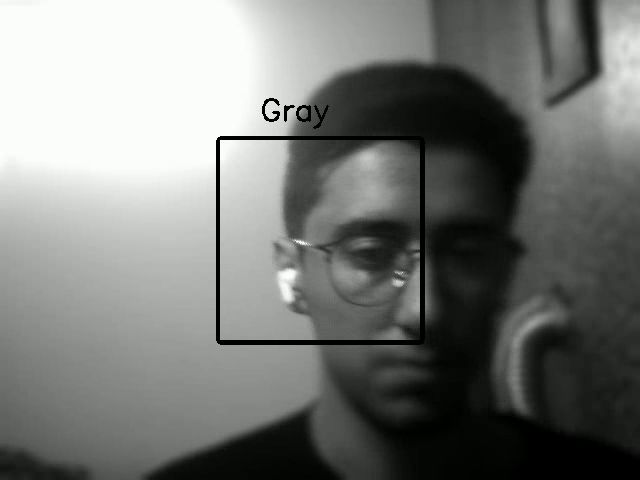
#> input picture frame 53 of media/detector.mp4, 640 x 480 px, given in place of the camera
$ python detector.py
#> lines starting #> are read from the running program, lines starting #| are printed output that depends on the picture
import cv2
import numpy as np

cap = cv2.VideoCapture(0)
_, frame = cap.read()
#> frame is the input picture: shape (480, 640, 3); mean B, G, R 118.2, 121.1, 119.1
frame = cv2.cvtColor(frame, cv2.COLOR_BGR2GRAY)
#> frame: shape (480, 640)
rows, cols = frame.shape
#> rows = 480; cols = 640

writer = cv2.VideoWriter('media\detector.mp4',
                         cv2.VideoWriter_fourcc(*'mp4v'), 10, (cols, rows))

while True:
    _, frame_org = cap.read()
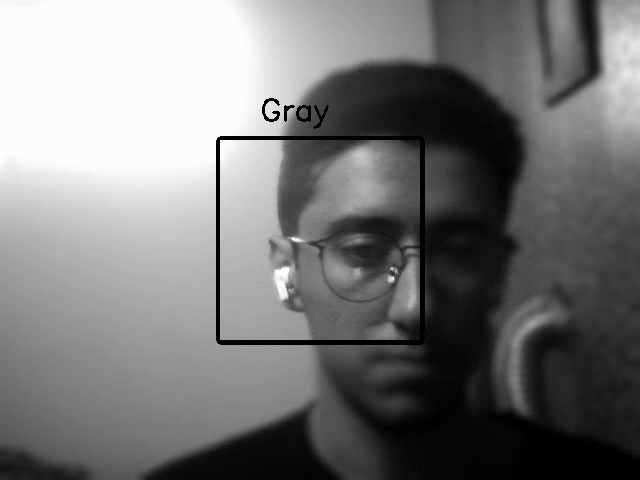
#> input picture frame 54 of media/detector.mp4, 640 x 480 px, given in place of the camera
#> frame_org is the input picture: shape (480, 640, 3); mean B, G, R 118, 120.9, 119
    frame_org = cv2.cvtColor(frame_org, cv2.COLOR_BGR2GRAY)
#> frame_org: shape (480, 640)
    frame_detect = frame_org[(rows//2 - 100):(rows//2 + 100),
                             (cols//2 - 100):(cols//2 + 100)]
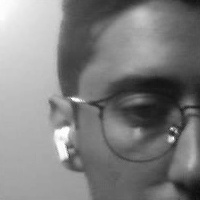
#> frame_detect: shape (200, 200); min 11, max 255, mean 128.2
    frame_filtered = cv2.fastNlMeansDenoising(frame_org, None, 200, 10, 10)
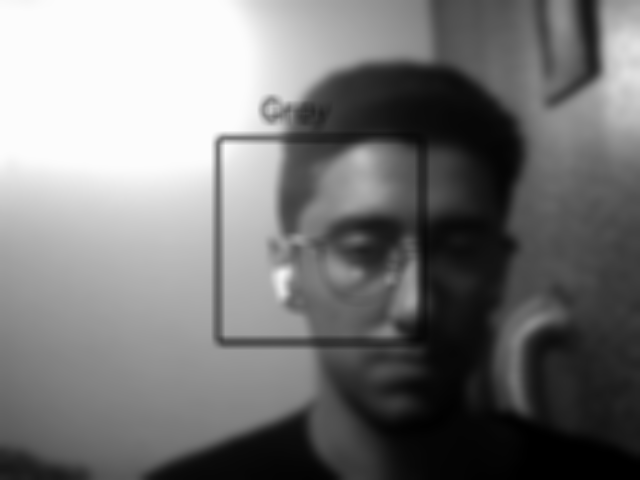
#> frame_filtered: shape (480, 640); min 0, max 252, mean 120
    cv2.rectangle(frame_filtered, (cols//2 - 100, rows//2 - 100),
                  (cols//2 + 100, rows//2 + 100), 0, 8)
    mean = np.mean(frame_detect)
#> mean = 128.2
    if mean > 150:
        color = 'White'
    elif mean < 80:
        color = 'Black'
    else:
        color = 'Gray'
    cv2.putText(frame_filtered, color, (cols//2 - 60, rows//2 - 120),
                cv2.FONT_HERSHEY_SIMPLEX, 1, 0, thickness=2)
    frame_filtered[(rows//2 - 100):(rows//2 + 100),
                   (cols//2 - 100):(cols//2 + 100)] = frame_detect
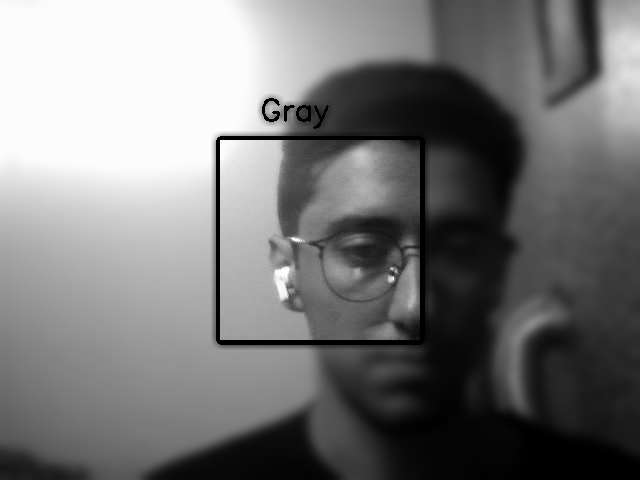
#> frame_filtered: shape (480, 640); min 0, max 255, mean 119.4
    frame = cv2.cvtColor(frame_filtered, cv2.COLOR_GRAY2BGR)
#> frame: shape (480, 640, 3)
    writer.write(frame)
    cv2.imshow('result', frame)
    if cv2.waitKey(5) & 0xFF == ord('q'):
#> (key q is pressed here)
        break

writer.release()
cap.release()

$ run again, starting later in the video
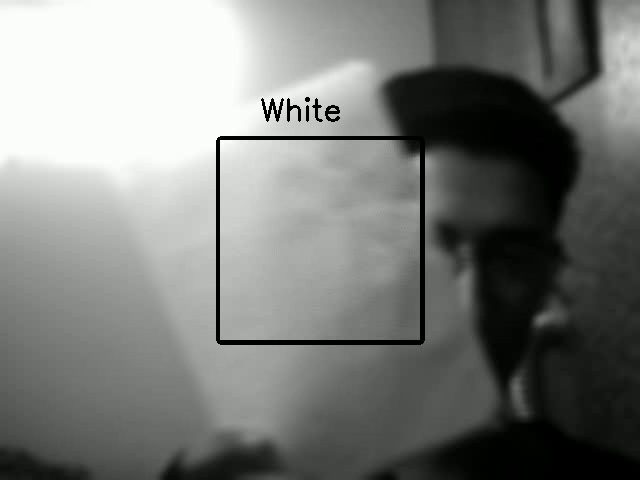
#> input picture frame 241 of media/detector.mp4, 640 x 480 px, given in place of the camera
#> frame is the input picture: shape (480, 640, 3); mean B, G, R 121.6, 124.5, 122.6
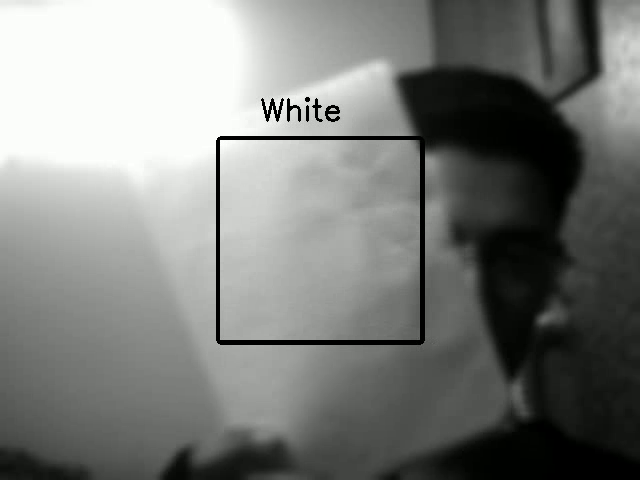
#> input picture frame 242 of media/detector.mp4, 640 x 480 px, given in place of the camera
#> frame_org is the input picture: shape (480, 640, 3); mean B, G, R 123.5, 126.5, 124.5
#> frame_org: shape (480, 640)
#> mean = 167.7
#> `frame_filtered[(rows//2 - 100):(rows//2 + 100), (cols//2 - 100):(cols/..`:
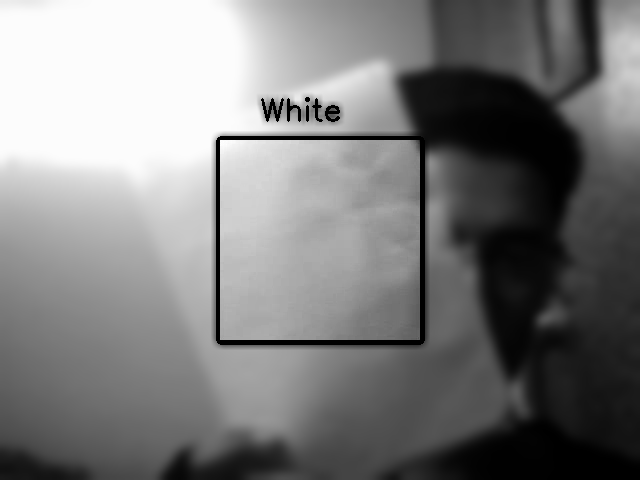
#> frame_filtered: shape (480, 640); min 0, max 255, mean 124.7
